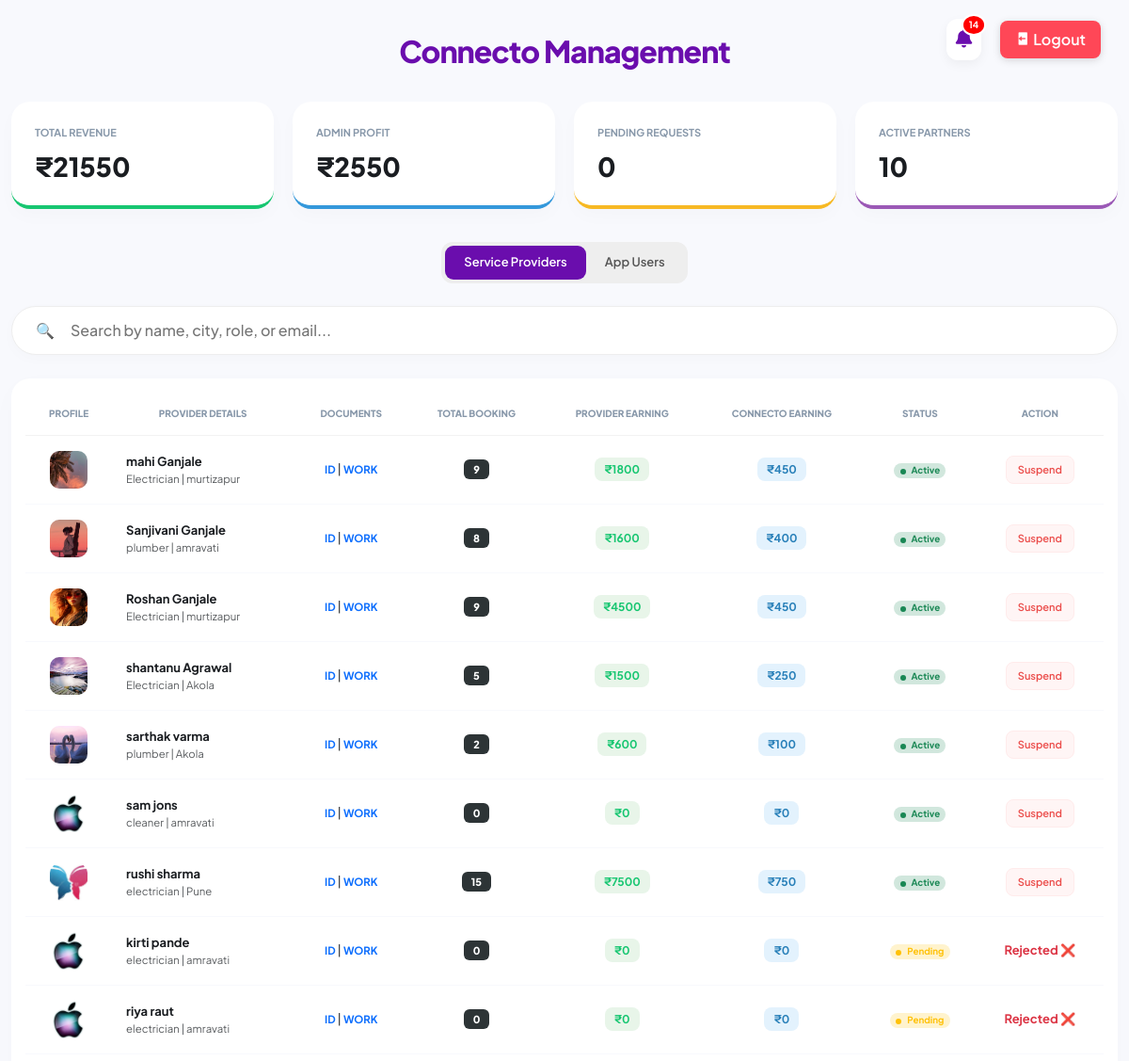
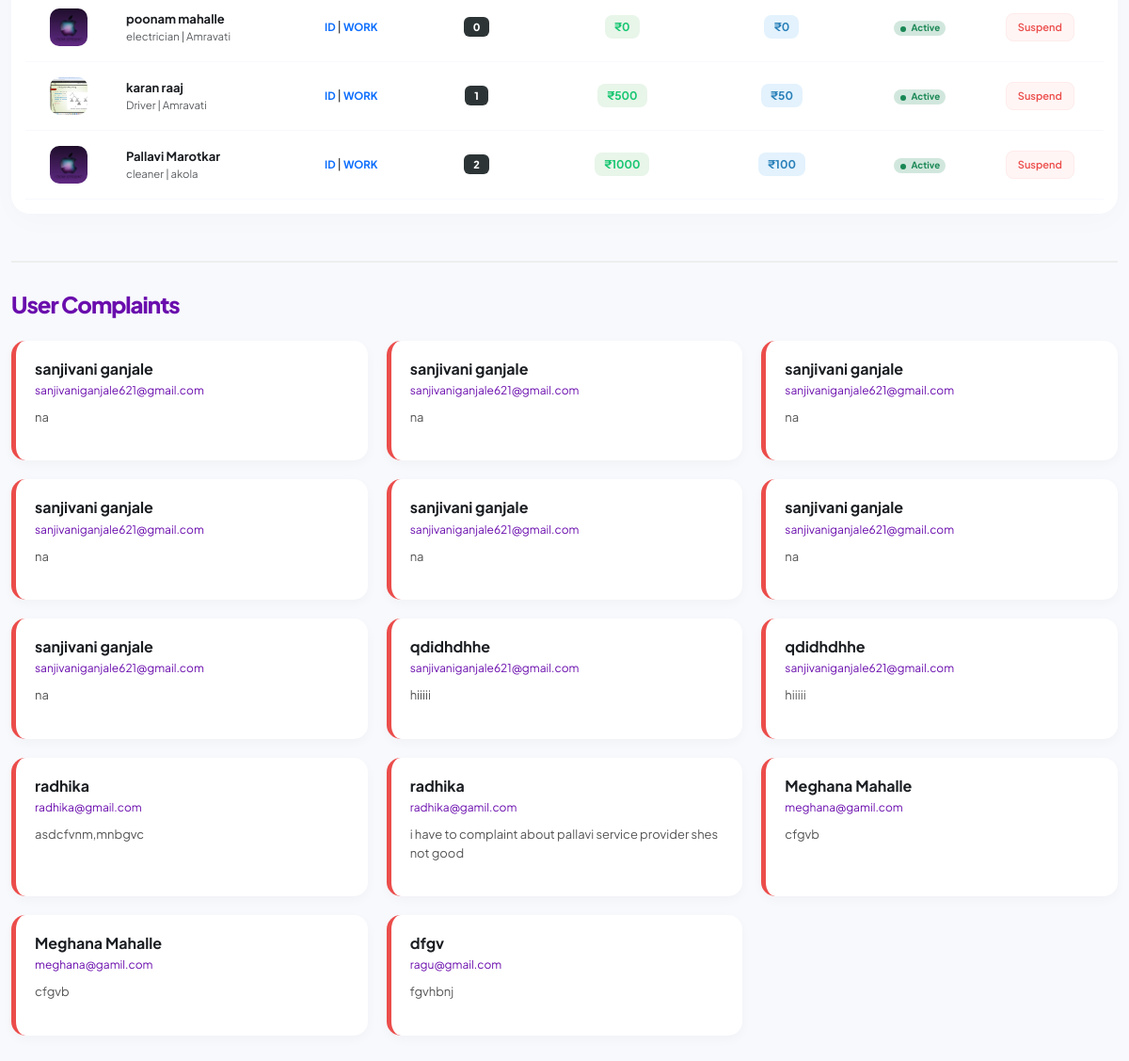
Page /approve/admin_dashboard/ (signed in) on the committed database (2 pictures, top to bottom).
### service/models.py (models this page shows, shortened)
class ServiceProviders(models.Model):
    user = models.OneToOneField(settings.AUTH_USER_MODEL, on_delete=models.CASCADE)
    TIME_CHOICES = [
        ('8AM-2PM', '8 AM - 2 PM'),
        ('10AM-5PM', '10 AM - 5 PM'),
        ('3PM-9PM', '3 PM - 9 PM'),
    ]
    phone_validator = RegexValidator(
        regex=r'^[6-9]\d{9}$',
        message="Enter valid 10-digit Indian mobile number"
    )
    service = models.CharField(max_length=50)
    mobile = models.CharField(max_length=10, validators=[phone_validator])
    experience = models.IntegerField()
    city = models.CharField(max_length=50)
    service_areas = models.CharField(max_length=200)
    languages = models.CharField(max_length=100)
    working_hours = models.CharField(max_length=20, choices=TIME_CHOICES)
    charges = models.IntegerField()
    profile_photo = models.ImageField(upload_to='profiles/')
    id_proof = models.FileField(upload_to='ids/')
    service_id_proof = models.FileField(upload_to='ids/')
    STATUS_CHOICES = [
        ('pending', 'Pending'),
        ('approved', 'Approved'),
        ('rejected', 'Rejected'),
    ]
    status = models.CharField(max_length=10, choices=STATUS_CHOICES, default='pending')
    rejection_reason = models.TextField(blank=True, null=True)
    is_recommended = models.BooleanField(default=False)
    is_paid = models.BooleanField(default=False)
    recommended_date = models.DateTimeField(null=True, blank=True)
    payment_screenshot = models.ImageField(upload_to='payments/', null=True, blank=True)

### userapp/models.py (models this page shows, shortened)
class User(AbstractUser):
    ROLE_CHOICES = (
        ('user', 'User'),
        ('provider', 'Service Provider'),
    )
    role = models.CharField(max_length=20, choices=ROLE_CHOICES, default='user')
    phone = models.CharField(max_length=10, validators=[phone_validator])
    is_suspended = models.BooleanField(default=False)

class Contact(models.Model):
    name = models.CharField(max_length=100)
    email = models.EmailField()
    message = models.TextField()

### approve/views.py (the view)
# urls.py: path('admin_dashboard/', views.admin_dashboard, name='admin_dashboard'),
@admin_required
def admin_dashboard(request):
    status_filter = request.GET.get('status')
    providers = ServiceProviders.objects.annotate(
        p_total=Sum('bookings__provider_earning', filter=Q(bookings__status__in=['paid', 'completed'])),
        c_total=Sum('bookings__admin_commission', filter=Q(bookings__status__in=['paid', 'completed'])),
        total_orders=Count('bookings', filter=Q(bookings__status__in=['paid', 'completed']))
    )
    if status_filter:
        providers = providers.filter(status=status_filter)
    paid_bookings = Booking.objects.filter(status__in=['paid', 'completed'])
    total_revenue = paid_bookings.aggregate(Sum('amount_paid'))['amount_paid__sum'] or 0
    total_admin_profit = paid_bookings.aggregate(Sum('admin_commission'))['admin_commission__sum'] or 0
    total_provider_payout = paid_bookings.aggregate(Sum('provider_earning'))['provider_earning__sum'] or 0
    contacts = Contact.objects.all().order_by('-id')
    context = {
        'contacts': contacts,
        'providers': providers,
        'total_revenue': total_revenue,
        'total_admin_profit': total_admin_profit,
        'total_provider_payout': total_provider_payout,
        'paid_bookings_list': paid_bookings.order_by('-id'),  # History tab ke liye
        'users': User.objects.all(),
        'approved': ServiceProviders.objects.filter(status='approved').count(),
        'pending': ServiceProviders.objects.filter(status='pending').count(),
    }
    return render(request, 'admin_dashboard.html', context)

### approve/views.py (called while the page is built)
def admin_required(view_func):
    return user_passes_test(lambda u: u.is_superuser, login_url='login')(view_func)

### approve/templates/admin_dashboard.html (shortened to what this page needs)
<!DOCTYPE html>
<html lang="en">
<head>
    <link href="https://cdn.jsdelivr.net/npm/bootstrap@5.3.0/dist/css/bootstrap.min.css" rel="stylesheet">
    <link href='https://unpkg.com/boxicons@2.1.4/css/boxicons.min.css' rel='stylesheet'>
    <link rel="stylesheet" href="https://cdnjs.cloudflare.com/ajax/libs/font-awesome/6.4.2/css/all.min.css">
</head>
<body>
<div class="top-actions">
    <div class="notification-wrapper" onclick="handleBellClick()">
        <i class="fas fa-bell bell-icon"></i>
        <span class="bell-badge" id="bell-count">{{ contacts.count }}</span>
    </div>
    <a href="{% url 'userapp:logout' %}" class="logout-btn">
        <i class='bx bxs-log-out'></i> Logout
    </a>
</div>
<div class="container pb-5">
    <div class="header-section">
        <h2>Connecto Management</h2>
    </div>
    <div class="stats-grid">
        <div class="stat-card sc-revenue"><p>Total Revenue</p><h3>₹{{ total_revenue|default:0 }}</h3></div>
        <div class="stat-card sc-profit"><p>Admin Profit</p><h3>₹{{ total_admin_profit|default:0 }}</h3></div>
        <div class="stat-card sc-pending"><p>Pending Requests</p><h3>{{ pending|default:0 }}</h3></div>
        <div class="stat-card sc-approved"><p>Active Partners</p><h3>{{ approved|default:0 }}</h3></div>
    </div>
    <div class="d-flex justify-content-center">
        <ul class="nav nav-pills mb-4" id="pills-tab" role="tablist">
            <li class="nav-item"><button class="nav-link active" data-bs-toggle="tab" data-bs-target="#providersTab">Service Providers</button></li>
            <li class="nav-item"><button class="nav-link" data-bs-toggle="tab" data-bs-target="#usersTab">App Users</button></li>
        </ul>
    </div>
    <div class="search-container">
        <span class="search-icon">🔍</span>
        <input type="text" id="masterSearch" class="search-input" placeholder="Search by name, city, role, or email...">
    </div>
    <div class="tab-content">
        <div class="tab-pane fade show active" id="providersTab">
            <div class="data-card">
                <table class="searchableTable">
                    <thead>
                        <tr>
                            <th>Profile</th>
                            <th>Provider Details</th>
                            <th>Documents</th>
                            <th>Total Booking</th>
                            <th>Provider Earning</th>
                            <th>Connecto Earning</th>
                            <th>Status</th>
                            <th>Action</th>
                        </tr>
                    </thead>
                    <tbody>
                        {% for p in providers %}
                        <tr>
                            <td>
                                {% if p.profile_photo %}<img src="{{ p.profile_photo.url }}" class="profile-img">
                                {% else %}<div class="profile-img bg-light d-inline-flex align-items-center justify-content-center">👤</div>{% endif %}
                            </td>
                            <td class="text-start">
                                <div class="fw-bold">{{ p.user.first_name }} {{ p.user.last_name }}</div>
                                <div class="small text-muted">{{ p.service }} | {{ p.city }}</div>
                            </td>
                            <td>
                                {% if p.id_proof %}<a href="{{ p.id_proof.url }}" target="_blank" class="text-decoration-none small fw-bold">ID</a>{% endif %}
                                |
                                {% if p.service_id_proof %}<a href="{{ p.service_id_proof.url }}" target="_blank" class="text-decoration-none small fw-bold">WORK</a>{% endif %}
                            </td>
                            <td><span class="order-badge">{{ p.total_orders|default:0 }}</span></td>
                            <td><span class="money-badge worker-m">₹{{ p.p_total|default:0 }}</span></td>
                            <td><span class="money-badge admin-m">₹{{ p.c_total|default:0 }}</span></td>
                            <td>
                                {% if p.user.is_suspended %}
                                    <span class="badge rounded-pill bg-danger-subtle text-danger"><span class="dot-indicator bg-danger"></span>Suspended</span>
                                {% elif p.status == 'approved' %}
                                    <span class="badge rounded-pill bg-success-subtle text-success"><span class="dot-indicator bg-success"></span>Active</span>
                                {% else %}
                                    <span class="badge rounded-pill bg-warning-subtle text-warning"><span class="dot-indicator bg-warning"></span>Pending</span>
                                {% endif %}
                            </td>
                            <td>
                                {% if p.user.is_suspended %}
                                    <a href="{% url 'approve:unsuspend_user' p.user.id %}" class="btn-action btn-approve">
                                  Unsuspend
                                     </a>
                                <span class="text-danger small fw-bold">BLOCKED 🚫</span>
                                {% elif p.status == 'pending' %}
                                    <a href="{% url 'approve:approve_provider' p.id %}" class="btn-action btn-approve">Approve</a>
                                    <a href="{% url 'approve:reject_provider' p.id %}" class="btn-action btn-suspend">Reject</a>
                                {% elif p.status == 'approved' %}
                                    <a href="{% url 'approve:suspend_user' p.user.id %}" class="btn-action btn-suspend">Suspend</a>
                                {% elif p.status == 'rejected' %}
                                    <span class="text-danger fw-bold">Rejected ❌</span>
                                {% endif %}
                            </td>
                        </tr>
                        {% endfor %}
                    </tbody>
                </table>
            </div>
        </div>
    </div>
    <div id="complaint">
        <h2 class="mb-4 text-start" style="font-size: 24px;">User Complaints</h2>
        <div class="complaint-grid">
            {% for contact in contacts %}
            <div class="complaint-card">
                <h3>{{ contact.name }}</h3>
                <p class="email">{{ contact.email }}</p>
                <p>{{ contact.message }}</p>
            </div>
            {% empty %}
            <p class="text-muted">No messages found</p>
            {% endfor %}
        </div>
    </div>
</div>
</body>
</html>

### approve/templates/admin_dashboard.html (style rules this page uses)
:root { --primary: #6a0dad; --bg-body: #f8f9fd; --text-dark: #1a1d21; --text-muted: #8898aa; --success: #17c671; --warning: #f7b924; --danger: #eb4d4b; --info: #00bcd4; }
body { font-family: 'Plus Jakarta Sans', sans-serif; background: var(--bg-body); color: var(--text-dark); }
.container { max-width: 1350px; }
.header-section { display: flex; justify-content: center; align-items: center; position: relative; margin: 35px 0; }
h2 { font-weight: 800; color: var(--primary); margin: 0; letter-spacing: -1px; }
.top-actions { position: fixed; top: 20px; right: 30px; display: flex; align-items: center; gap: 20px; z-index: 1000; }
.logout-btn { background:#ff4757; color:white; padding:8px 16px; border-radius:8px; text-decoration:none; font-weight:600; box-shadow:0 2px 8px rgba(0,0,0,0.15); transition: 0.3s; }
.notification-wrapper { position: relative; cursor: pointer; background: white; padding: 10px; border-radius: 12px; box-shadow: 0 4px 12px rgba(0,0,0,0.05); }
.bell-icon { font-size: 20px; color: var(--primary); }
.bell-badge { position: absolute; top: -5px; right: -5px; background-color: #ff0000; color: white; font-size: 10px; padding: 2px 6px; border-radius: 50%; font-weight: bold; border: 2px solid white; }
.stats-grid { display: grid; grid-template-columns: repeat(auto-fit, minmax(250px, 1fr)); gap: 20px; margin-bottom: 35px; }
.stat-card { background: white; padding: 25px; border-radius: 20px; box-shadow: 0 8px 20px rgba(0,0,0,0.02); transition: all 0.3s ease; text-decoration: none; color: inherit; }
.stat-card p { font-size: 11px; font-weight: 700; color: var(--text-muted); text-transform: uppercase; margin-bottom: 10px; }
.stat-card h3 { font-size: 28px; font-weight: 800; margin: 0; }
.sc-revenue { border-bottom: 4px solid var(--success); }
.sc-profit { border-bottom: 4px solid #3498db; }
.sc-pending { border-bottom: 4px solid var(--warning); }
.sc-approved { border-bottom: 4px solid #9b59b6; }
.search-container { background: white; padding: 12px 25px; border-radius: 50px; box-shadow: 0 4px 15px rgba(0,0,0,0.02); margin-bottom: 25px; display: flex; align-items: center; gap: 15px; border: 1px solid #eee; }
.search-input { border: none; outline: none; width: 100%; font-weight: 500; background: transparent; }
.nav-pills { background: #eee; padding: 4px; border-radius: 12px; display: inline-flex; margin-bottom: 25px; }
.nav-link { border-radius: 9px !important; color: #555; font-weight: 600; font-size: 13px; padding: 8px 20px; }
.nav-link.active { background: var(--primary) !important; color: white !important; }
.data-card { background: white; border-radius: 20px; padding: 15px; box-shadow: 0 8px 30px rgba(0,0,0,0.02); overflow-x: auto; }
table { width: 100%; border-collapse: separate; border-spacing: 0; }
th { font-size: 10px; color: var(--text-muted); text-transform: uppercase; padding: 15px; font-weight: 800; border-bottom: 1px solid #f2f2f2; text-align: center; }
td { padding: 16px 15px; text-align: center; border-bottom: 1px solid #f8f9fd; font-size: 13px; }
.profile-img { width: 40px; height: 40px; border-radius: 10px; object-fit: cover; }
.order-badge { background: #2d3436; color: white; padding: 4px 10px; border-radius: 6px; font-weight: 800; font-size: 11px; }
.money-badge { font-weight: 700; padding: 5px 10px; border-radius: 8px; font-size: 12px; }
.worker-m { color: var(--success); background: #e8f5e9; }
.admin-m { color: #2980b9; background: #e3f2fd; }
.btn-action { padding: 6px 12px; border-radius: 8px; font-size: 11px; font-weight: 600; text-decoration: none; display: inline-block; transition: 0.2s; border: none; }
.btn-suspend { color: var(--danger); background: #fff5f5; border: 1px solid #ffebeb; }
#complaint { margin-top: 50px; padding-top: 30px; border-top: 2px solid #eee; }
.complaint-grid { display: grid; grid-template-columns: repeat(auto-fill, minmax(300px, 1fr)); gap: 20px; margin-top: 20px; }
.complaint-card { background: white; padding: 20px; border-radius: 15px; border-left: 5px solid var(--danger); box-shadow: 0 4px 12px rgba(0,0,0,0.03); }
.complaint-card h3 { font-size: 16px; font-weight: 700; margin-bottom: 5px; }
.complaint-card .email { font-size: 12px; color: var(--primary); margin-bottom: 10px; }
.complaint-card p { font-size: 13px; color: #555; line-height: 1.5; }
.dot-indicator { height: 6px; width: 6px; border-radius: 50%; display: inline-block; margin-right: 6px; vertical-align: middle; }

### rows in the picture
ServiceProviders: profile_photo (picture), user.first_name "mahi", user.last_name "Ganjale", service "Electrician", city "murtizapur", total_orders "9", p_total "1800", c_total "450", status "approved" (drawn)
ServiceProviders: profile_photo (picture), user.first_name "Sanjivani", user.last_name "Ganjale", service "plumber", city "amravati", total_orders "8", p_total "1600", c_total "400", status "approved" (drawn)
ServiceProviders: profile_photo (picture), user.first_name "Roshan", user.last_name "Ganjale", service "Electrician", city "murtizapur", total_orders "9", p_total "4500", c_total "450", status "approved" (drawn)
ServiceProviders: profile_photo (picture), user.first_name "shantanu", user.last_name "Agrawal", service "Electrician", city "Akola", total_orders "5", p_total "1500", c_total "250", status "approved" (drawn)
ServiceProviders: profile_photo (picture), user.first_name "sarthak", user.last_name "varma", service "plumber", city "Akola", total_orders "2", p_total "600", c_total "100", status "approved" (drawn)
ServiceProviders: profile_photo (picture), user.first_name "sam", user.last_name "jons", service "cleaner", city "amravati", total_orders "0", p_total "0", c_total "0", status "approved" (drawn)
ServiceProviders: profile_photo (picture), user.first_name "rushi", user.last_name "sharma", service "electrician", city "Pune", total_orders "15", p_total "7500", c_total "750", status "approved" (drawn)
ServiceProviders: profile_photo (picture), user.first_name "kirti", user.last_name "pande", service "electrician", city "amravati", total_orders "0", p_total "0", c_total "0", status "rejected" (drawn)
ServiceProviders: profile_photo (picture), user.first_name "riya", user.last_name "raut", service "electrician", city "amravati", total_orders "0", p_total "0", c_total "0", status "rejected" (drawn)
ServiceProviders: profile_photo (picture), user.first_name "poonam", user.last_name "mahalle", service "electrician", city "Amravati", total_orders "0", p_total "0", c_total "0", status "approved" (drawn)
ServiceProviders: profile_photo (picture), user.first_name "karan", user.last_name "raaj", service "Driver", city "Amravati", total_orders "1", p_total "500", c_total "50", status "approved" (drawn)
ServiceProviders: profile_photo (picture), user.first_name "Pallavi", user.last_name "Marotkar", service "cleaner", city "akola", total_orders "2", p_total "1000", c_total "100", status "approved" (drawn)
Contact: name "sanjivani ganjale", email "sanjivaniganjale621@gmail.com", message "na"
Contact: name "sanjivani ganjale", email "sanjivaniganjale621@gmail.com", message "na"
Contact: name "sanjivani ganjale", email "sanjivaniganjale621@gmail.com", message "na"
Contact: name "sanjivani ganjale", email "sanjivaniganjale621@gmail.com", message "na"
Contact: name "sanjivani ganjale", email "sanjivaniganjale621@gmail.com", message "na"
Contact: name "sanjivani ganjale", email "sanjivaniganjale621@gmail.com", message "na"
Contact: name "sanjivani ganjale", email "sanjivaniganjale621@gmail.com", message "na"
Contact: name "qdidhdhhe", email "sanjivaniganjale621@gmail.com", message "hiiiii"
Contact: name "qdidhdhhe", email "sanjivaniganjale621@gmail.com", message "hiiiii"
Contact: name "radhika", email "radhika@gmail.com", message "asdcfvnm,mnbgvc"
Contact: name "radhika", email "radhika@gamil.com", message "i have to complaint about pallavi service provider shes not good"
Contact: name "Meghana Mahalle", email "meghana@gamil.com", message "cfgvb"
Contact: name "Meghana Mahalle", email "meghana@gamil.com", message "cfgvb"
Contact: name "dfgv", email "ragu@gmail.com", message "fgvhbnj"

### other values in the picture
{{ contacts.count }} "14"
{{ total_revenue|default:0 }} "21550"
{{ total_admin_profit|default:0 }} "2550"
{{ pending|default:0 }} "0"
{{ approved|default:0 }} "10"
